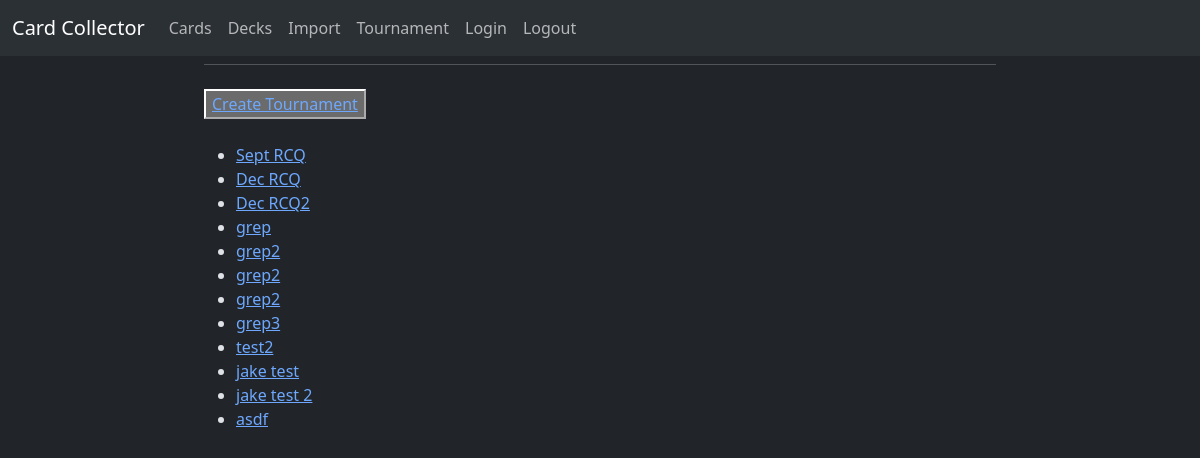
The app's page /tournament/, older data.
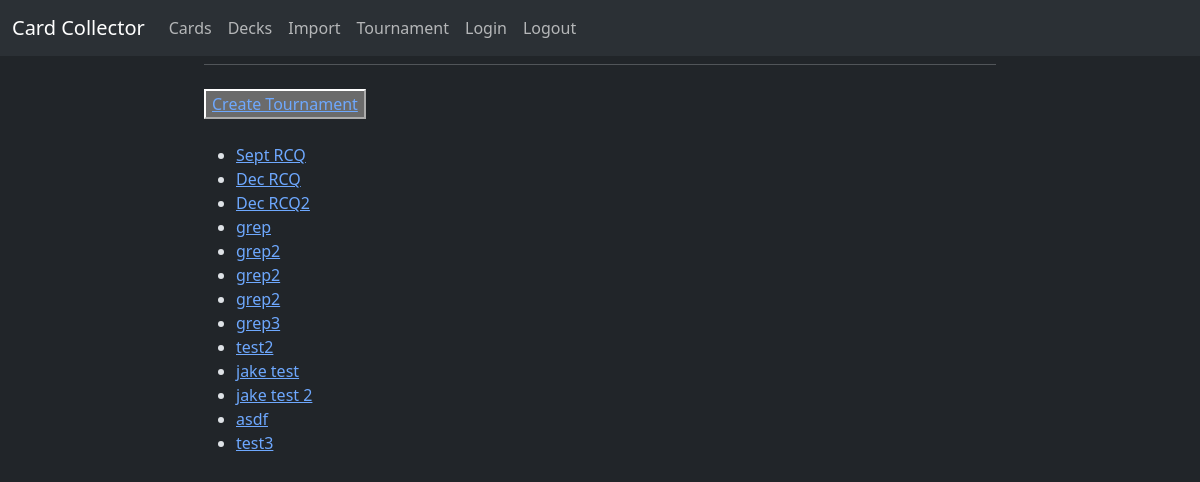
The same page, newer data.
### siteutils/models.py (models this page shows, shortened)
class menu_items(models.Model):
    title = models.CharField(max_length=200)
    url = models.CharField(max_length=200)
    login_logout = models.CharField(max_length=200, choices=[('LOGIN', 'Login'), ('LOGOUT', 'Logout')])

### tournament/models.py (models this page shows, shortened)
class Tournament(models.Model):
    title = models.CharField(max_length=200)
    game = models.CharField(max_length=200)
    format = models.CharField(max_length=200, choices=format_options)
    status = models.CharField(choices=tour_status_options, max_length=200)
    entry_fee = models.DecimalField(max_digits=10, decimal_places=2)
    scheduled_date = models.DateField(null=True)
    runner = models.ForeignKey(User, on_delete=models.PROTECT, null=True, blank=True)
    type = models.CharField(max_length=200, choices=tour_type_options)
    max_participants = models.IntegerField(null=True, blank=True,)

### tournament/views.py (the view)
# urls.py: path("", views.TourHome, name="tourhome"),
def TourHome(request): #just shows all tournaments
    TourList = Tournament.objects.all()
    items = menu_items.objects.all()
    form = TournamentCreateForm(request.POST or None)
    context = {"TourList": TourList, "form": form, "items": items}
    return render (request, "tournament/tourhome.html", context)

### tournament/templates/tournament/tourhome.html (shortened to what this page needs)
{% extends "siteutils/base.html" %}
{% block content %}
<button><a href = "/tournament/create">Create Tournament</a></button>
<br>
{% if TourList %}
    <ul>
        {% for tour in TourList %}
            <li><a href = "/tournament/{{tour.id}}">{{ tour.title }}</a></li>
        {% endfor %}
    </ul>
{% else %}
    <p>No tournaments are available.</p>
{% endif %}
{% endblock %}

### siteutils/templates/siteutils/base.html (shortened to what this page needs)
<!doctype html>
<html lang="en-US" data-bs-theme="dark">
  <head>
	<link href="https://cdn.jsdelivr.net/npm/bootstrap@5.3.3/dist/css/bootstrap.min.css" rel="stylesheet">
  </head>
  <body>
    <header>
	<nav class="navbar navbar-expand-lg bg-body-tertiary">
        <div class="container-fluid">
            <a class="navbar-brand" href="#">Card Collector</a>
            <div class="collapse navbar-collapse" id="navbarSupportedContent">
                <ul class="navbar-nav me-auto mb-2 mb-lg-0">
                  {% for item in items %}
                  <li class="nav-item"><a class="nav-link" href = "{{item.url}}">{{ item.title }}</a></li>
                {% endfor %}
                </ul>
            </div>
        </div>
    </nav>
    </header>
<div id="content" name="content" class="main">
	<div class="row justify-content-center">
		<div class="col-8">
			<hr class="mt-0 mb-4">
			{% block content %}
			{% endblock %}
</body>
</html>

Row changes from the older to the newer data that the page shows:
added Tournament: title "test3"
